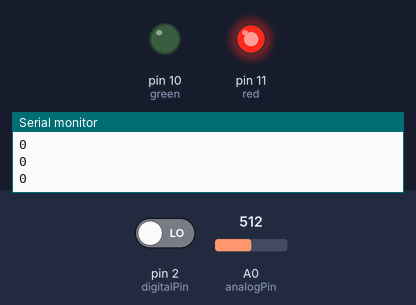
A sketch run on a simulated Arduino Uno, built with avr-gcc and run on an emulated ATmega328P. On the bench: output pins drawn as LEDs (lit = HIGH), the last lines printed to the serial monitor. The test bench sets the inputs (shaded band); at power-on: pin 2 (digitalPin) LOW, A0 (analogPin) = 512.

Above: at 1.2 s.
1.3 s: pin 2 (digitalPin) driven HIGH
At 1.7 s:
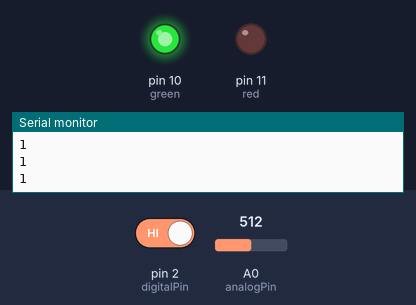
2.8 s: pin 2 (digitalPin) driven LOW
At 4.1 s:
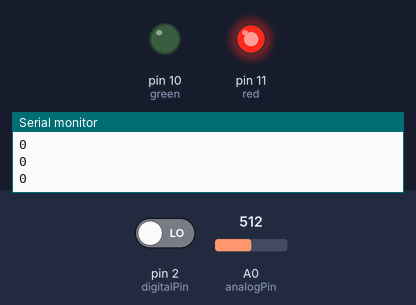
Timing chart, 0 to 5.8 s (numbered marks = the images above; inputs shaded):
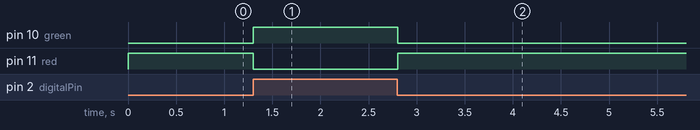

Measured:
- after the input at 1.3 s, pin 10 (green): LOW → HIGH at once; pin 11 (red): HIGH → LOW at once
- after the input at 2.8 s, pin 10 (green): HIGH → LOW at once; pin 11 (red): LOW → HIGH at once

The sketch:

ky011_and_ky026.ino
```cpp
int red = 11; // define the LED pin
int green=10;
int digitalPin = 2; // KY-026 digital interface
int analogPin = A0; // KY-026 analog interface
int digitalVal; // digital readings
int analogVal; //analog readings

void setup()
{
  pinMode(red, OUTPUT);
  pinMode(green, OUTPUT);
  pinMode(digitalPin, INPUT);
  //pinMode(analogPin, OUTPUT);
  Serial.begin(9600);
}

void loop()
{
  // Read the digital interface
  digitalVal = digitalRead(digitalPin);
  if(digitalVal == HIGH) // if flame is detected
  {
    analogWrite(green, 255);
    analogWrite(red, 0);
  }
  else
  {
    analogWrite(red, 255);
    analogWrite(green, 0);// turn OFF Arduino's LED
  }  // Read the analog interface
  analogVal = analogRead(analogPin);
  Serial.println(digitalVal); // print analog value to serial

  delay(100);
}
```
